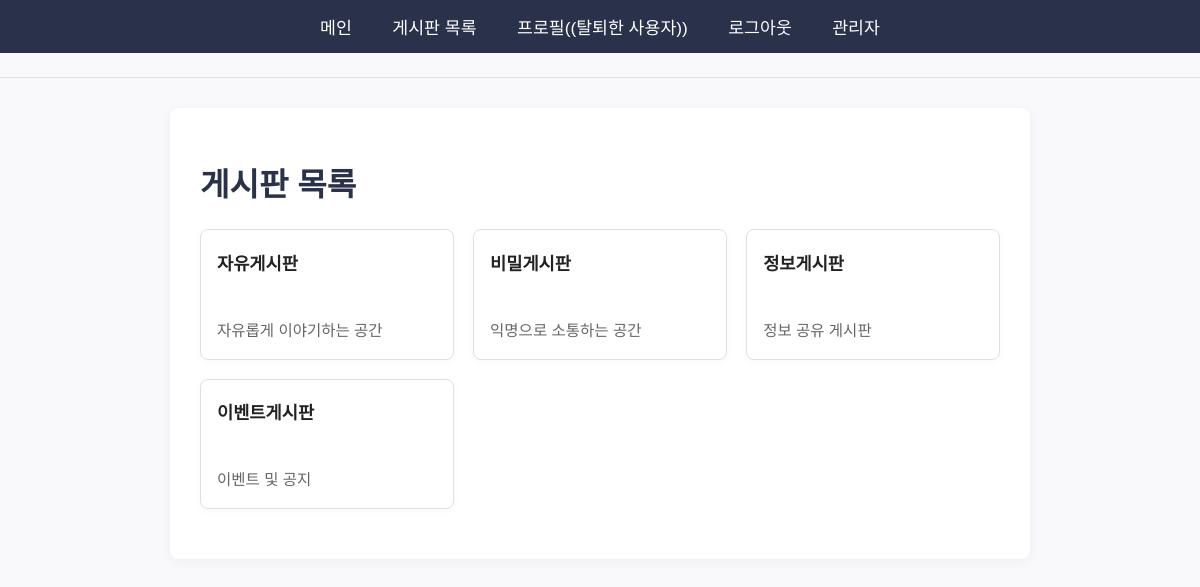
/board_list (signed in), run on the app's committed database.
### models/user.py (models this page shows, shortened)
class User(UserMixin, db.Model):
    __tablename__ = 'users'
    user_id = db.Column(db.Integer, primary_key=True)
    email = db.Column(db.String(120), unique=True, nullable=False)
    password_hash = db.Column(db.String(255), nullable=False)
    nickname = db.Column(db.String(40), nullable=True, default=None)
    is_authenticated = db.Column(db.Boolean, default=False)
    is_banned = db.Column(db.Boolean, default=False)
    role = db.Column(db.String(20), default="user")  # user, moderator, admin
    created_at = db.Column(db.DateTime, default=datetime.datetime.utcnow)
    posts = db.relationship('Post', backref='author', lazy=True)
    comments = db.relationship('Comment', backref='author', lazy=True)
    likes = db.relationship('Like', backref='user', lazy=True)
    notifications = db.relationship('Notification', backref='user', lazy=True)

### models/board.py (models this page shows)
class Board(db.Model):
    __tablename__ = 'boards'
    board_id = db.Column(db.Integer, primary_key=True)
    name = db.Column(db.String(100), nullable=False)
    description = db.Column(db.Text, nullable=True)
    created_at = db.Column(db.DateTime, default=datetime.datetime.utcnow)
    posts = db.relationship('Post', backref='board', lazy=True)

### blueprints/web/routes.py (the view)
@web_bp.route('/board_list')
def board_list():
    boards = Board.query.order_by(Board.board_id.asc()).all()
    return render_template('board_list.html', boards=boards)

### templates/board_list.html (shortened to what this page needs)
{% extends "base.html" %}
{% block content %}
<h1>게시판 목록</h1>
<div class="board-list">
{% for board in boards %}
    <div class="board-card">
        <div class="board-title">
            <a href="{{ url_for('board.board_detail', board_id=board.board_id) }}">{{ board.name }}</a>
        </div>
        <div class="board-desc">{{ board.description }}</div>
    </div>
{% endfor %}
</div>
{% endblock %}

### templates/navbar.html
<nav>
    <a href="{{ url_for('web.index') }}">메인</a>
    <a href="{{ url_for('web.board_list') }}">게시판 목록</a>
    {% if current_user.is_authenticated %}
        <a href="{{ url_for('web.profile') }}">프로필({{ current_user.nickname or current_user.email }})</a>
        <a href="{{ url_for('web.logout') }}">로그아웃</a>
        {% if current_user.role == 'admin' %}
            <a href="{{ url_for('web.admin') }}">관리자</a>
        {% endif %}
    {% else %}
        <a href="{{ url_for('web.login') }}">로그인</a>
        <a href="{{ url_for('web.register') }}">회원가입</a>
    {% endif %}
</nav>
<hr>

### static/style.css (style rules this page uses)
body { font-family: 'Noto Sans KR', Arial, sans-serif; background: #f9f9fb; color: #222; margin: 0; padding: 0; }
nav { background: #2a324b; padding: 14px 0; text-align: center; }
nav a { color: #fff; text-decoration: none; margin: 0 18px; font-weight: 500; font-size: 1.08em; transition: color 0.2s; }
h1, h2, h3 { font-weight: 700; color: #2a324b; }
hr { border: none; border-top: 1px solid #e0e0e0; margin: 24px 0; }
a { color: #2a324b; text-decoration: underline; }
::placeholder { color: #bbb; }

### templates/board_list.html (style rules this page uses)
.board-list { display: grid; grid-template-columns: repeat(auto-fit, minmax(240px, 1fr)); gap: 1.2rem; margin-top: 1.5rem; }
.board-card { background: #fff; border: 1px solid #e0e0e0; border-radius: 8px; padding: 1.2rem 1rem; box-shadow: 0 2px 8px rgba(0,0,0,0.03); transition: box-shadow 0.2s; display: flex; flex-direction: column; justify-content: space-between; min-height: 90px; }
.board-title a { font-size: 1.1rem; font-weight: bold; color: #222; text-decoration: none; }
.board-desc { margin-top: 0.5rem; color: #666; font-size: 0.97rem; }

### data on the page
User: nickname "(탈퇴한 사용자)"
Board: name "자유게시판", description "자유롭게 이야기하는 공간"
Board: name "비밀게시판", description "익명으로 소통하는 공간"
Board: name "정보게시판", description "정보 공유 게시판"
Board: name "이벤트게시판", description "이벤트 및 공지"
